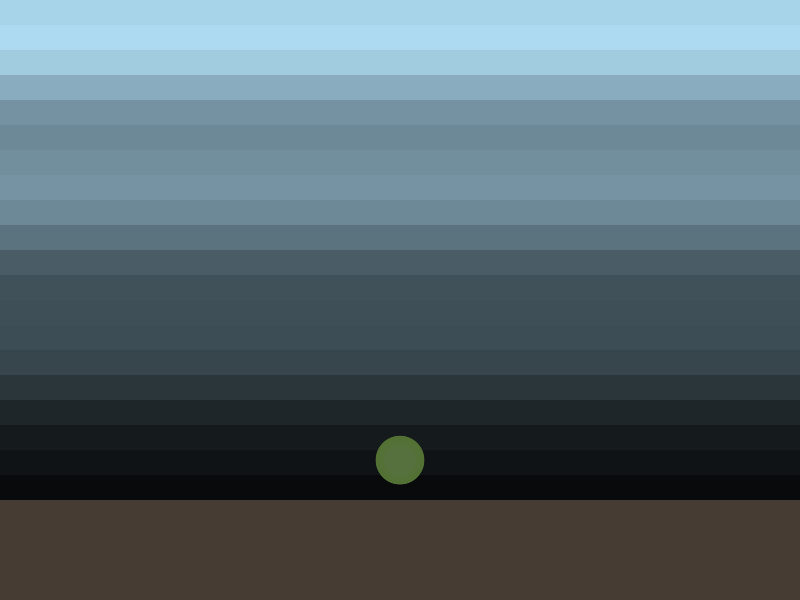
Frame 1 (no input)
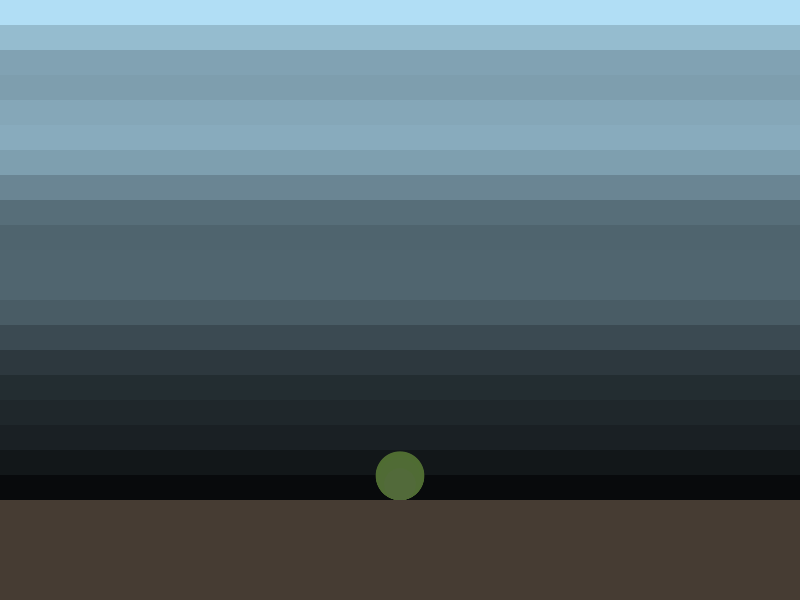
Frame 60 (the mouse pressed at the canvas centre just before this capture)
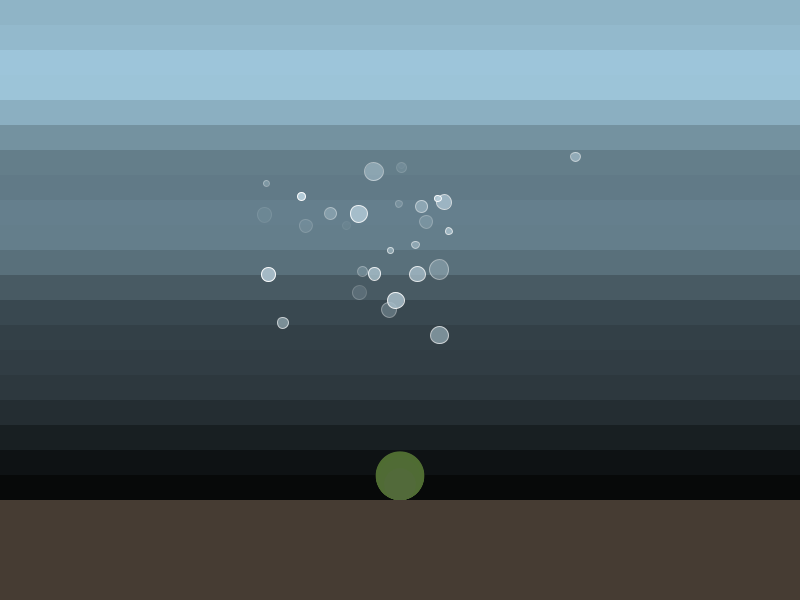
Frame 120 (the mouse held since frame 60 and released just before this capture)

The Processing sketch that drew these frames (run headless with seeded random() and noise(); from frame 60 on, the mouse is pressed at the canvas centre):

// Processing sketch: processing_52743
// ── processing_52743.pde

/* OpenProcessing Tweak of *@*http://www.openprocessing.org/sketch/52743*@* */
/* !do not delete the line above, required for linking your tweak if you upload again */
/**
 Plankton
 by Daniel Buschek
 February 2012
 
 Click, hold or drag to apply a pushing (left mouse-button) or pulling (right mouse-button) current.
 */


float offsetBottom = 100;

int numStuff = 100;
Stuff[] stuffs = new Stuff[numStuff];

int maxBubbles = 100;
ArrayList<Bubble> bubbles = new ArrayList<Bubble>();


void setup() {

  size(800, 600);
  frameRate(30);
  smooth();
  colorMode(HSB, 360);

  for (int i = 0; i < numStuff; i++)
    stuffs[i] = new Stuff();
}


void draw() {

  if (mousePressed)
    handleMouse();

  noStroke();
  float numSteps = 20;
  for (int i = 0; i < numSteps; i++) {
    float cycle = (1 + sin(frameCount * 0.25 + i)/8)/(9/8.0);
    fill(200, 100, 360 * (numSteps - i)/numSteps * cycle);
    rect(0, i/numSteps * (height-offsetBottom), width, (height-offsetBottom)/numSteps);
  }
  fill(30, 100, 100);
  rect(0, height-offsetBottom, width, offsetBottom);

  for (int i = 0; i < numStuff; i++) {

    stuffs[i].move();
    stuffs[i].draw();
  }

  ArrayList<Bubble> trash = new ArrayList<Bubble>();
  for (Bubble b : bubbles) {
    b.move();
    b.draw();
    if (b.removable)
      trash.add(b);
  }
  for (Bubble b : trash)
    bubbles.remove(b);
}



void handleMouse() {

  PVector mv = new PVector(mouseX, mouseY);

  if (bubbles.size() < maxBubbles) {
    Bubble b;
    if (mouseButton == LEFT) {
      b = new Bubble(mouseX + random(-10, 10), mouseY + random(-10, 10));
      b.acc.add(random(-15, 15), random(-15, 15), 0);
    }
    else {
      b = new Bubble(mouseX + random(-200, 200), mouseY + random(-200, 200));
      PVector diff = PVector.sub(mv, b.loc);
      float dist = diff.mag();
      diff.normalize();
      diff.mult(10 + random(15));
      b.acc.add(diff);
    }
    bubbles.add(b);
  }

  for (int i = 0; i < numStuff; i++) {
    PVector diff = PVector.sub(stuffs[i].loc, mv);
    float dist = diff.mag();
    diff.normalize();
    diff.mult(8000/stuffs[i].mass/(dist*log(dist)));
    if (mouseButton == RIGHT) 
      diff.mult(-1);
    diff.limit(5);
    stuffs[i].acc.add(diff);
  }
}


class Stuff {

  PVector loc, speed, acc;
  float mass, rad;

  public Stuff() {
    this.loc = new PVector(width/2, height-offsetBottom - 40);
    this.speed = new PVector();
    this.acc = new PVector();
    this.rad = random(5, 25);
    this.mass = this.rad * 2;
  }

  void move() {     
    this.acc.add(0, 0.15, 0);   
    this.acc.mult(0.9);
    this.speed.mult(0.7);
    this.speed.add(this.acc);
    this.loc.add(this.speed);

    if (this.loc.x <= this.rad) { 
      this.loc.x = this.rad; 
      this.acc.x = abs(this.acc.x); 
      this.speed.x = abs(this.speed.x);
    }
    else if (this.loc.x >= width-this.rad) { 
      this.loc.x = width-this.rad; 
      this.acc.x = -abs(this.acc.x); 
      this.speed.x = -abs(this.speed.x);
    }
    if (this.loc.y >= height-this.rad-offsetBottom) { 
      this.loc.y = height-this.rad-offsetBottom; 
      this.acc.y = 0; 
      this.acc.x *= 0.4;
      this.speed.x *= 0.4;
      this.speed.y = -abs(this.speed.y);
    }
  }

  void draw() {
    fill(90, 100 + this.rad/25 * 100, 100 + 260 * (height-this.loc.y)/height);
    ellipse(this.loc.x, this.loc.y, 2*this.rad, 2*this.rad);
  }
}


class Bubble {

  PVector loc, speed, acc;
  float age, ageMax, rad;
  boolean removable;

  public Bubble(float x, float y) {
    this.loc = new PVector(x, y);
    this.speed = new PVector();
    this.acc = new PVector();
    this.rad = random(3, 10);
    this.age = 0;
    this.ageMax = 30;
    this.removable = false;
  }

  void move() {     

    this.age++;
    if (this.age >= this.ageMax)
      this.removable = true;

    PVector force = new PVector(0, -0.5);   
    this.acc.add(force);   
    this.acc.mult(0.7);
    this.speed.mult(0.8);
    this.speed.add(this.acc);
    this.loc.add(this.speed);
  }

  void draw() {
    stroke(360, 0, 360, (1-this.age/this.ageMax) * 360);
    fill(200, 60, 200 + 160 * (height-this.loc.y)/height, (1-this.age/this.ageMax) * 360);
    ellipse(this.loc.x, this.loc.y, 2*this.rad, 2*this.rad);
  }
}
